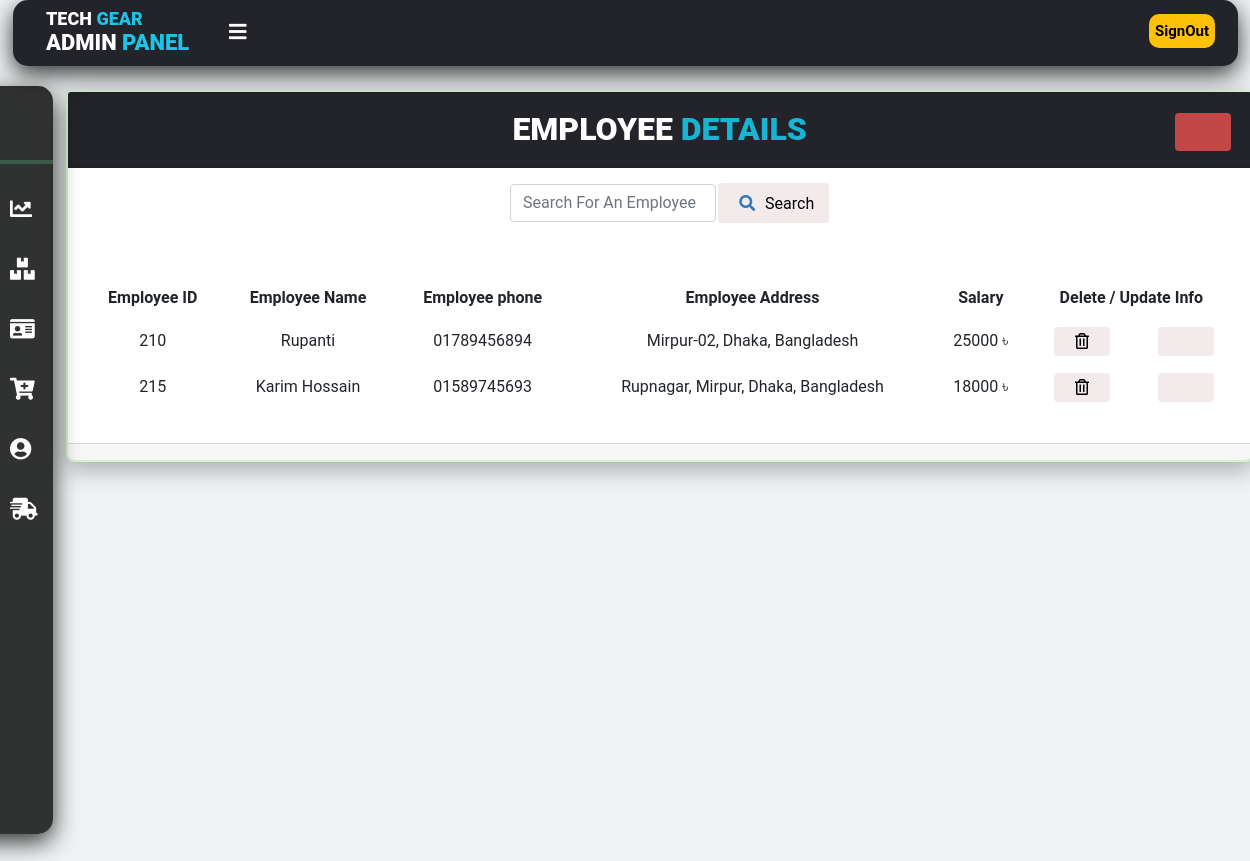
/admin_empsearch.php (signed in), run on the app's committed database.
### tables this page shows
CREATE TABLE `employee` (
  `emp_id` int(100) NOT NULL,
  `emp_name` varchar(100) NOT NULL,
  `emp_phone` int(100) NOT NULL,
  `emp_address` varchar(100) NOT NULL,
  `salary` varchar(100) NOT NULL
);

### admin_empsearch.php (the view, shortened to what this page needs)
<!DOCTYPE html>
<html lang="en">
<head>
    <link rel="stylesheet" href="https://pro.fontawesome.com/releases/v5.10.0/css/all.css"/>
    <link href="https://cdn.jsdelivr.net/npm/bootstrap@5.1.3/dist/css/bootstrap.min.css" rel="stylesheet">
    <link rel="stylesheet" href="admin_orderlist.css">
</head>
<body>
<header>
    <label for="check">
<i class="fas fa-bars" id="sidebar-btn"></i>
</label>
<div class="left-area">
<h3>Tech <span>Gear</span></h3>
</div>
<div class="right-area">
<h3>Admin <span>Panel</span> </h3>
<button  type="button" onclick="document.location='logout.php'" class="btn btn-warning">SignOut</button>
</div>
</header>
<div class="sidebar">
          <center>
            <h4>Welcome, <?php echo $_SESSION['admin'];?></h4>
            <hr></hr>
          </center>
          <a href="admin.php"><i class="fas fa-chart-line"></i><span>Dashboard</span></a>
<a href="admin_orderlist.php"><i class="fas fa-boxes"></i><span>Order Details</span> </a>
<a href="admin_empdetails.php"><i class="fas fa-id-card"></i><span>Employee Details</span> </a>
<a href="admin_product.php"><i class="fas fa-cart-plus"></i><span>Product Details</span> </a>
<a href="admin_customer.php"><i class="fas fa-user-circle"></i><span>Customer Details</span> </a>
<a href="admin_ship.php"><i class="fas fa-shipping-fast"></i><span>Shipping Details</span> </a>
</div>
<div class="content">
<div class="card text-center">
  <div class="card-header">
   <h2>&nbsp;&nbsp;&nbsp;&nbsp;&nbsp;&nbsp;&nbsp;Employee<span> Details</span><button  type="button" onclick="document.location='admin_empadd.php'" class="btn btn-secondary"><i class="far fa-user-plus"></i></button></h2>
  </div>
  <div class="card-body">
    <h5 class="card-title"><div class="input-group mb-3">
            <form action="admin_empsearch.php" method="POST">
            <input type="text" name="search" class="form-control" placeholder="Search For An Employee" autocomplete="off" required>
            <button type="submit" name="submit" class="btn btn-light"><i class="fas fa-search"></i>&nbsp;Search</button>
</div></h5>
    <p class="card-text"><table class="table table-hover">
    <tr>
    <th>Employee&nbsp;ID</th>
    <th>Employee&nbsp;Name </th>
    <th>Employee&nbsp;phone</th>
    <th>Employee&nbsp;Address</th>
    <th>Salary</th>
    <th colspan="3">Delete&nbsp;/&nbsp;Update&nbsp;Info</th>
  </tr>
  <?php
    include 'connect.php';
    mysqli_select_db($connection,'store');
        $search=$_POST['search'];
    $query = "select *from employee where emp_name Like'%$search%' OR emp_id Like '%$search%'";
    $result = mysqli_query($connection,$query);
    $row = mysqli_num_rows($result);
    if($row==0){
        $_SESSION['status']="Employee Not Found";
        $_SESSION['status_code']="error";
        $_SESSION['cause'] = "";
        header("location:admin_empdetails.php");
    }
    else{
while($fetch_display = mysqli_fetch_assoc($result))
{?>
<tr>
<td><?php echo $fetch_display['emp_id']?></td>
    <td><?php echo $fetch_display['emp_name']?></td>
    <td>0<?php echo $fetch_display['emp_phone']?></td>
    <td><?php echo $fetch_display['emp_address']?></td>
    <td><?php echo $fetch_display['salary']?>&nbsp;&#x09F3</td>
    <?php echo' <td> <a class="btn btn-light" href="admin_empremove.php?empid='.$fetch_display['emp_id'].'role="button"><i class="far fa-trash-alt"></i></a></td>'?>
    <?php echo' <td> <a class="btn btn-light" href="admin_empedit.php?empid='.$fetch_display['emp_id'].'role="button"><i class="far fa-user-edit"></i><b></b></a></td>'?>
</tr> <?php }}?>
</table></p>
  </div>
  <div class="card-footer text-muted">
  </div>
</div>
</div>
</body>
</html>

### admin_orderlist.css (style rules this page uses)
* { margin: 0; padding:0 ; font-family: "Roboto", sans-serif; }
body { margin: 0 ; padding: 0 ; font-family: "Roboto", sans-serif; background: #f0f3f4; }
header { position: fixed; background: #22242A; padding: 33px; width: 98%; height: 32px; box-shadow: 0px 8px 24px rgba(0,0,0,0.8); left: 13px; border-radius: 15px; z-index: 1; top: 0; }
.left-area h3 { color: #fff; margin: 0; text-transform: uppercase; font-size: 18px; font-weight:900; margin-top: -49px; }
.left-area span { color: #1DC4E7; }
.right-area h3 { color: #fff; margin: 0; text-transform: uppercase; font-size: 22px; font-weight:900; }
.right-area span { color:#1DC4E7; }
.btn-warning { padding: 6px; float: right; margin-top: -42px; margin-right:-10px; font-size:15px; font-weight:600; color: rgb(0, 0, 0); transition: 0.6s; transition-property:background; outline: none; border: none; border-radius:10px; }
.sidebar { background-color: rgba(0, 0, 0, 0.8); margin-top: 86px; padding-top: 35px; position: fixed; left: 12px; width: 253px; height: 84%; box-sizing: border-box; transition: 0.5s; transition-property: left; box-shadow: 0px 8px 24px rgba(0,0,0,0.8); border-radius:15px; top: 0px; z-index: 1; }
.input-group { position: block; display: flex; flex-wrap: wrap; align-items: stretch; width: 206px; left: 37%; }
.input-group .btn { position: block; z-index: 2; top: -50%; left: 78%; width: 54%; border-radius: 3px; line-height: 24px; }
.sidebar hr { color: rgb(132, 184, 230); border: 2px solid #58d68d ; }
.sidebar h4 { color: #fff; margin-top: 0; margin-bottom: 20px; font-size: 16px; }
.sidebar a { color: #fff; display: block; width: 100%; line-height: 60px; text-decoration: none; padding-left: 40px; box-sizing: border-box; transition:0.4s; transition-property:background; }
.sidebar i { padding-right: 15px; }
label #sidebar-btn { z-index: 1; color: #fff; position: fixed; cursor: pointer; left: 229px; font-size: 20px; margin: 5px 0; transition: 0.5s; transition-property: all; transition-property: color; top: 17px; }
#check:checked ~ .sidebar { left: -200px; }
#check:checked ~ .sidebar a { font-size: 22px; margin-left: 170px; width: 80px; }
.content { margin-left:250px; width: 100%; height: 100vh; transition: 0.5s; }
#check:checked ~ .content { margin-left:40px; }
.card { position: relative; display: flex; flex-direction: column; min-width: 0; word-wrap: break-word; background-color: #fff; background-clip: border-box; border: 2px solid #caf1c3d9; border-radius: 8px; width: 95%; left: 26px; z-index: 0; margin-top: 90px; box-shadow: 0px 8px 24px rgba(0,0,0,0.3); }
.card-header { padding: 0.5rem 1rem; margin-bottom: 0; background-color: rgba(0,0,0,.03); border-bottom: 1pxsolid rgba(0,0,0,.125); background: #22242A; }
.card-body { flex: 1 1 auto; padding: 1rem 1rem; }
.card-header h2 { color: #ffff; text-transform: uppercase; font-weight:900; margin-top:10px ; }
.card-header span { color: #19B3D3; font-weight:900; margin-top:10px ; }
.card-body h5 { font-size:22px; font-weight:600; }
.card-text { margin-top:0px; position: relative; top:-20px; }
.card .fas { margin: 6px; color: #3775bb; }
.table { --bs-table-bg: transparent; --bs-table-accent-bg: transparent; --bs-table-striped-color: #212529; --bs-table-striped-bg: rgba(0, 0, 0, 0.05); --bs-table-active-color: #212529; --bs-table-active-bg: rgba(0, 0, 0, 0.1); --bs-table-hover-color: #212529; --bs-table-hover-bg: rgba(0, 0, 0, 0.075); width: 100%; margin-bottom: 1rem; color: #212529; vertical-align:middle; border-color: #6eaae600; }
.btn-light { width: 56px; outline: none; border-radius: 0px; border-top-left-radius: 0px; border-bottom-left-radius: 0px; margin-bottom: 0px; position: relative; transition: 0.4s all; border: none; line-height: 16px; left: 3%; border-radius: 4px; transition: ease-in-out 0.9s; background :rgb(243, 235, 235); }
.btn-secondary { width: 56px; outline: none; border-radius: 0px; border-top-left-radius: 0px; border-bottom-left-radius: 0px; margin-bottom: 0px; position: relative; transition: 0.4s all; border: none; line-height: 26px; left: 32%; border-radius: 4px; transition: ease-in-out 0.9s; background :#c34646; }

### data on the page
employee: emp_id "210", emp_name "Rupanti", emp_phone "1789456894", emp_address "Mirpur-02, Dhaka, Bangladesh", salary "25000"
employee: emp_id "215", emp_name "Karim Hossain", emp_phone "1589745693", emp_address "Rupnagar, Mirpur, Dhaka, Bangladesh", salary "18000"
